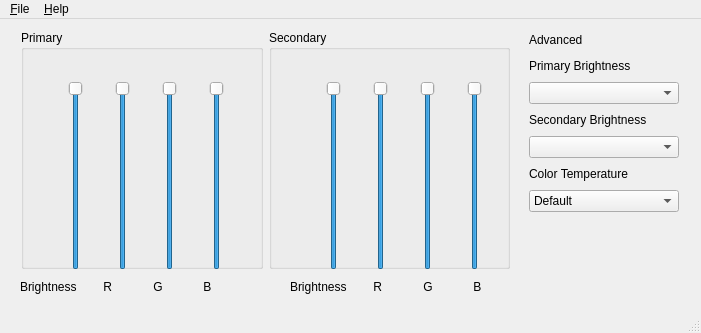
<?xml version="1.0" encoding="UTF-8"?>
<ui version="4.0">
 <class>MainWindow</class>
 <widget class="QMainWindow" name="MainWindow">
  <property name="geometry">
   <rect>
    <x>0</x>
    <y>0</y>
    <width>701</width>
    <height>333</height>
   </rect>
  </property>
  <property name="minimumSize">
   <size>
    <width>701</width>
    <height>333</height>
   </size>
  </property>
  <property name="maximumSize">
   <size>
    <width>701</width>
    <height>333</height>
   </size>
  </property>
  <property name="windowTitle">
   <string>Brightness Controller</string>
  </property>
  <widget class="QWidget" name="centralWidget">
   <widget class="QWidget" name="horizontalLayoutWidget">
    <property name="geometry">
     <rect>
      <x>10</x>
      <y>0</y>
      <width>511</width>
      <height>261</height>
     </rect>
    </property>
    <layout class="QHBoxLayout" name="horizontalLayout">
     <item>
      <widget class="QGroupBox" name="groupBox_2">
       <property name="title">
        <string>Primary</string>
       </property>
       <widget class="QWidget" name="horizontalLayoutWidget_2">
        <property name="geometry">
         <rect>
          <x>10</x>
          <y>40</y>
          <width>231</width>
          <height>211</height>
         </rect>
        </property>
        <layout class="QHBoxLayout" name="horizontalLayout_2">
         <item>
          <widget class="QSlider" name="primary_brightness">
           <property name="value">
            <number>99</number>
           </property>
           <property name="orientation">
            <enum>Qt::Vertical</enum>
           </property>
          </widget>
         </item>
         <item>
          <widget class="QSlider" name="primary_red">
           <property name="value">
            <number>99</number>
           </property>
           <property name="orientation">
            <enum>Qt::Vertical</enum>
           </property>
          </widget>
         </item>
         <item>
          <widget class="QSlider" name="primary_green">
           <property name="value">
            <number>99</number>
           </property>
           <property name="orientation">
            <enum>Qt::Vertical</enum>
           </property>
          </widget>
         </item>
         <item>
          <widget class="QSlider" name="primary_blue">
           <property name="value">
            <number>99</number>
           </property>
           <property name="orientation">
            <enum>Qt::Vertical</enum>
           </property>
          </widget>
         </item>
        </layout>
       </widget>
      </widget>
     </item>
     <item>
      <widget class="QGroupBox" name="groupBox">
       <property name="title">
        <string>Secondary</string>
       </property>
       <widget class="QWidget" name="horizontalLayoutWidget_3">
        <property name="geometry">
         <rect>
          <x>20</x>
          <y>40</y>
          <width>231</width>
          <height>211</height>
         </rect>
        </property>
        <layout class="QHBoxLayout" name="horizontalLayout_3">
         <item>
          <widget class="QSlider" name="secondary_brightness">
           <property name="value">
            <number>99</number>
           </property>
           <property name="orientation">
            <enum>Qt::Vertical</enum>
           </property>
          </widget>
         </item>
         <item>
          <widget class="QSlider" name="secondary_red">
           <property name="value">
            <number>99</number>
           </property>
           <property name="orientation">
            <enum>Qt::Vertical</enum>
           </property>
          </widget>
         </item>
         <item>
          <widget class="QSlider" name="secondary_green">
           <property name="value">
            <number>99</number>
           </property>
           <property name="orientation">
            <enum>Qt::Vertical</enum>
           </property>
          </widget>
         </item>
         <item>
          <widget class="QSlider" name="secondary_blue">
           <property name="value">
            <number>99</number>
           </property>
           <property name="orientation">
            <enum>Qt::Vertical</enum>
           </property>
          </widget>
         </item>
        </layout>
       </widget>
      </widget>
     </item>
    </layout>
   </widget>
   <widget class="QLabel" name="label">
    <property name="geometry">
     <rect>
      <x>20</x>
      <y>260</y>
      <width>71</width>
      <height>16</height>
     </rect>
    </property>
    <property name="text">
     <string>Brightness</string>
    </property>
   </widget>
   <widget class="QLabel" name="label_2">
    <property name="geometry">
     <rect>
      <x>100</x>
      <y>260</y>
      <width>21</width>
      <height>16</height>
     </rect>
    </property>
    <property name="text">
     <string> R</string>
    </property>
   </widget>
   <widget class="QLabel" name="label_3">
    <property name="geometry">
     <rect>
      <x>150</x>
      <y>260</y>
      <width>21</width>
      <height>16</height>
     </rect>
    </property>
    <property name="text">
     <string> G</string>
    </property>
   </widget>
   <widget class="QLabel" name="label_4">
    <property name="geometry">
     <rect>
      <x>200</x>
      <y>260</y>
      <width>16</width>
      <height>16</height>
     </rect>
    </property>
    <property name="text">
     <string> B</string>
    </property>
   </widget>
   <widget class="QLabel" name="label_5">
    <property name="geometry">
     <rect>
      <x>290</x>
      <y>260</y>
      <width>71</width>
      <height>16</height>
     </rect>
    </property>
    <property name="text">
     <string>Brightness</string>
    </property>
   </widget>
   <widget class="QLabel" name="label_6">
    <property name="geometry">
     <rect>
      <x>370</x>
      <y>260</y>
      <width>21</width>
      <height>16</height>
     </rect>
    </property>
    <property name="text">
     <string> R</string>
    </property>
   </widget>
   <widget class="QLabel" name="label_7">
    <property name="geometry">
     <rect>
      <x>420</x>
      <y>260</y>
      <width>21</width>
      <height>16</height>
     </rect>
    </property>
    <property name="text">
     <string> G</string>
    </property>
   </widget>
   <widget class="QLabel" name="label_8">
    <property name="geometry">
     <rect>
      <x>470</x>
      <y>260</y>
      <width>16</width>
      <height>16</height>
     </rect>
    </property>
    <property name="text">
     <string> B</string>
    </property>
   </widget>
   <widget class="QWidget" name="verticalLayoutWidget">
    <property name="geometry">
     <rect>
      <x>529</x>
      <y>0</y>
      <width>213</width>
      <height>204</height>
     </rect>
    </property>
    <layout class="QVBoxLayout" name="verticalLayout">
     <property name="sizeConstraint">
      <enum>QLayout::SetDefaultConstraint</enum>
     </property>
     <property name="leftMargin">
      <number>0</number>
     </property>
     <property name="rightMargin">
      <number>0</number>
     </property>
     <item>
      <widget class="QLabel" name="label_9">
       <property name="text">
        <string>Advanced</string>
       </property>
      </widget>
     </item>
     <item>
      <widget class="QLabel" name="label_12">
       <property name="sizePolicy">
        <sizepolicy hsizetype="Preferred" vsizetype="Preferred">
         <horstretch>0</horstretch>
         <verstretch>0</verstretch>
        </sizepolicy>
       </property>
       <property name="text">
        <string>Primary Brightness</string>
       </property>
      </widget>
     </item>
     <item>
      <widget class="QComboBox" name="primary_combobox">
       <property name="sizePolicy">
        <sizepolicy hsizetype="Minimum" vsizetype="Minimum">
         <horstretch>0</horstretch>
         <verstretch>0</verstretch>
        </sizepolicy>
       </property>
       <property name="maximumSize">
        <size>
         <width>150</width>
         <height>28</height>
        </size>
       </property>
      </widget>
     </item>
     <item>
      <widget class="QLabel" name="label_11">
       <property name="text">
        <string>Secondary Brightness</string>
       </property>
      </widget>
     </item>
     <item>
      <widget class="QComboBox" name="secondary_combo">
       <property name="maximumSize">
        <size>
         <width>150</width>
         <height>28</height>
        </size>
       </property>
       <property name="toolTip">
        <string>&lt;html&gt;&lt;head/&gt;&lt;body&gt;&lt;p&gt;You can select the source of Secondary Brightness Here.&lt;/p&gt;&lt;/body&gt;&lt;/html&gt;</string>
       </property>
      </widget>
     </item>
     <item>
      <widget class="QLabel" name="label_10">
       <property name="text">
        <string>Color Temperature</string>
       </property>
      </widget>
     </item>
     <item>
      <widget class="QComboBox" name="comboBox">
       <property name="maximumSize">
        <size>
         <width>150</width>
         <height>28</height>
        </size>
       </property>
       <item>
        <property name="text">
         <string>Default</string>
        </property>
       </item>
       <item>
        <property name="text">
         <string>1900K Candle</string>
        </property>
       </item>
       <item>
        <property name="text">
         <string>2600K 40W Tungsten</string>
        </property>
       </item>
       <item>
        <property name="text">
         <string>2850K 100W Tungsten</string>
        </property>
       </item>
       <item>
        <property name="text">
         <string>3200K Halogen</string>
        </property>
       </item>
       <item>
        <property name="text">
         <string>5200K Carbon Arc</string>
        </property>
       </item>
       <item>
        <property name="text">
         <string>5400K High Noon</string>
        </property>
       </item>
       <item>
        <property name="text">
         <string>6000K Direct Sun</string>
        </property>
       </item>
       <item>
        <property name="text">
         <string>7000K Overcast Sky</string>
        </property>
       </item>
       <item>
        <property name="text">
         <string>20000K Clear Blue Sky</string>
        </property>
       </item>
      </widget>
     </item>
    </layout>
   </widget>
  </widget>
  <widget class="QStatusBar" name="statusBar"/>
  <widget class="QMenuBar" name="menuBar">
   <property name="geometry">
    <rect>
     <x>0</x>
     <y>0</y>
     <width>701</width>
     <height>26</height>
    </rect>
   </property>
   <widget class="QMenu" name="menuFile">
    <property name="title">
     <string>&amp;File</string>
    </property>
    <addaction name="actionSave"/>
    <addaction name="actionLoad"/>
    <addaction name="separator"/>
    <addaction name="actionExit"/>
   </widget>
   <widget class="QMenu" name="menuHelp">
    <property name="title">
     <string>&amp;Help</string>
    </property>
    <addaction name="actionHelp"/>
    <addaction name="actionAbout"/>
    <addaction name="actionLicense"/>
    <addaction name="actionCheck_for_update"/>
   </widget>
   <addaction name="menuFile"/>
   <addaction name="menuHelp"/>
  </widget>
  <action name="actionExit">
   <property name="text">
    <string>E&amp;xit</string>
   </property>
  </action>
  <action name="actionHelp">
   <property name="text">
    <string>&amp;Help</string>
   </property>
  </action>
  <action name="actionAbout">
   <property name="text">
    <string>&amp;About</string>
   </property>
  </action>
  <action name="actionLicense">
   <property name="text">
    <string>&amp;License</string>
   </property>
  </action>
  <action name="actionSave">
   <property name="text">
    <string>&amp;Save current settings</string>
   </property>
  </action>
  <action name="actionLoad">
   <property name="text">
    <string>&amp;Load settings</string>
   </property>
  </action>
  <action name="actionCheck_for_update">
   <property name="enabled">
    <bool>false</bool>
   </property>
   <property name="text">
    <string>&amp;Check for Update</string>
   </property>
  </action>
 </widget>
 <layoutdefault spacing="6" margin="11"/>
 <resources/>
 <connections/>
</ui>
